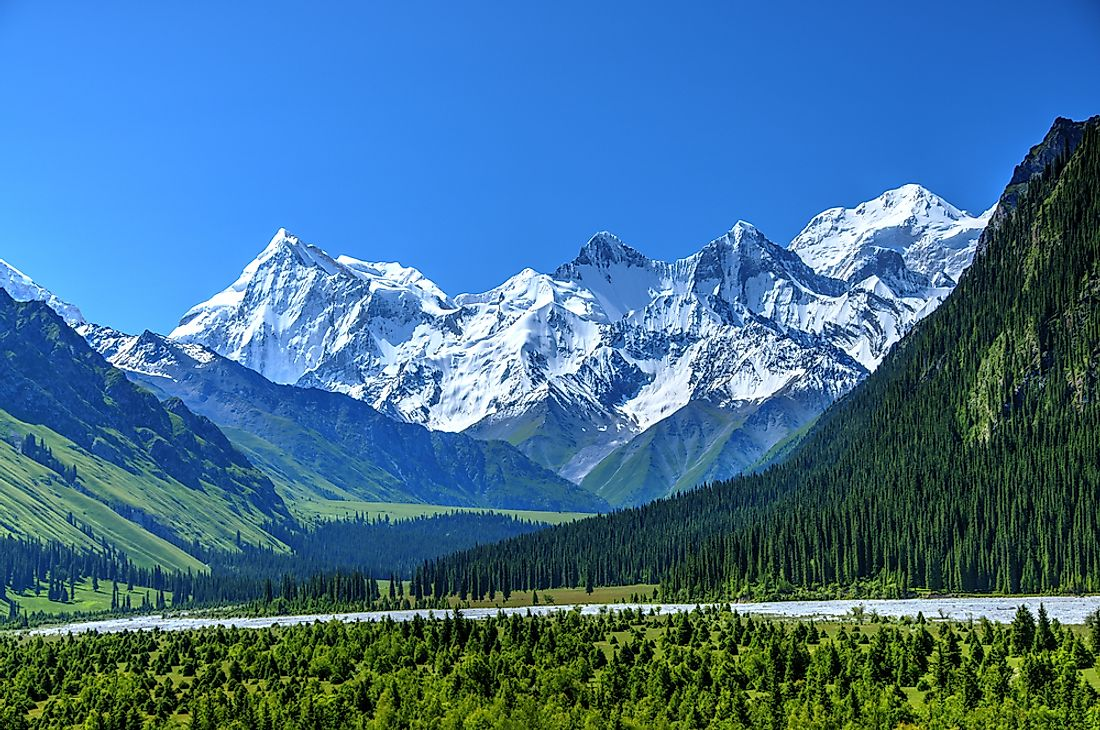
#> input picture CV_Images/Mountain Asia.jpeg, 1100 x 730 px, given in place of the camera
$ python Motion_Detection.py
#> lines starting #> are read from the running program, lines starting #| are printed output that depends on the picture
import cv2
import time
from emailing import send_email
import glob
import os
from threading import Thread
from datetime import datetime

video = cv2.VideoCapture(0)
time.sleep(1)

first_frame = None
status_list = []
count = 1

#Sensitivity Threshold for motion Detection
SENSITIVITY_THRESHOLD = 500

def clean_folder():
    print("Clean_function has started")
    images = glob.glob("images/*.png")
    for image in images:
        os.remove(image)
    print("clean_function ended")


# Load the pre-trained face detection model
face_cascade = cv2.CascadeClassifier(cv2.data.haarcascades + 'haarcascade_frontalface_default.xml')
while True:
    status = 0
    check, frame = video.read()
#> frame is the input picture: shape (730, 1100, 3); mean B, G, R 147.6, 113.1, 65.7

    #Flip the Frame Horizontally
    frame = cv2.flip(frame, 1)
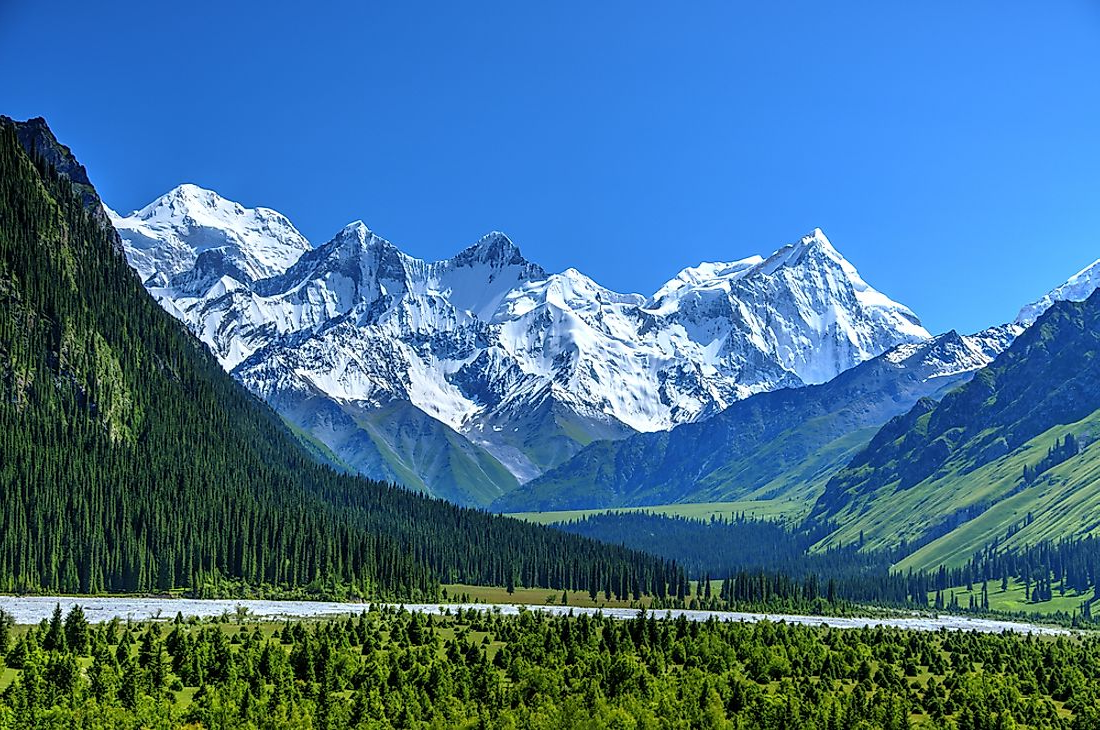
#> frame: shape (730, 1100, 3); mean B, G, R 147.6, 113.1, 65.7

    gray_frame = cv2.cvtColor(frame, cv2.COLOR_BGR2GRAY)
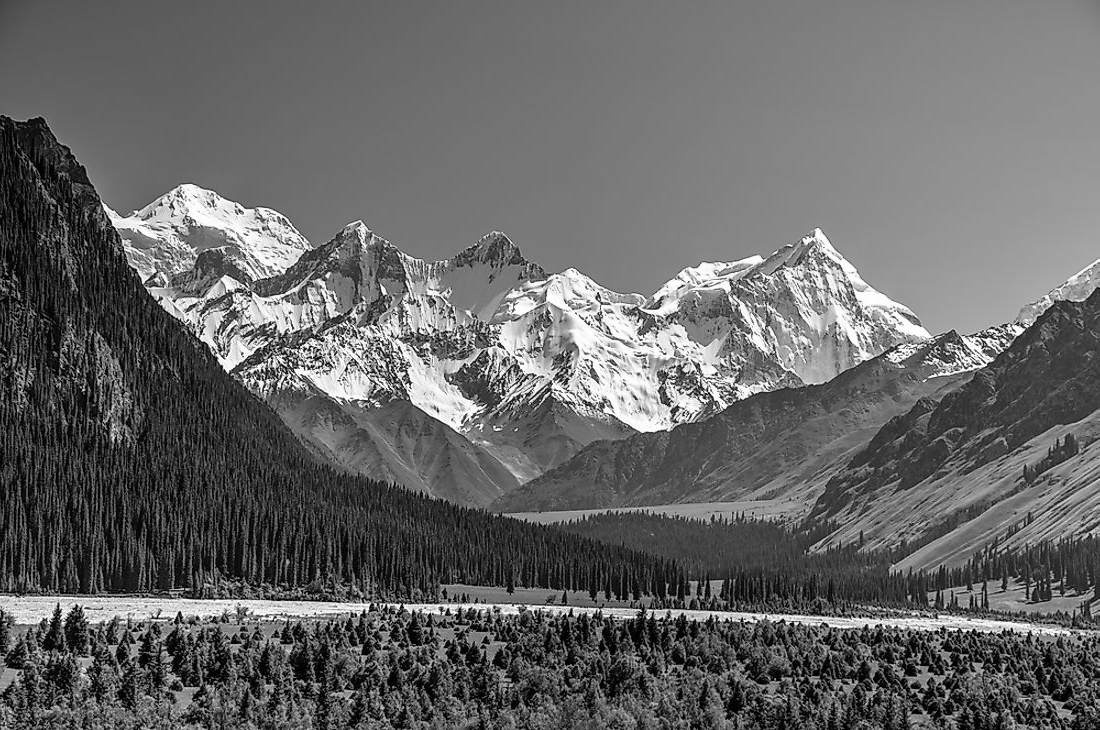
#> gray_frame: shape (730, 1100); min 0, max 255, mean 102.8
    gray_frame_gau = cv2.GaussianBlur(gray_frame,(21, 21), 0)
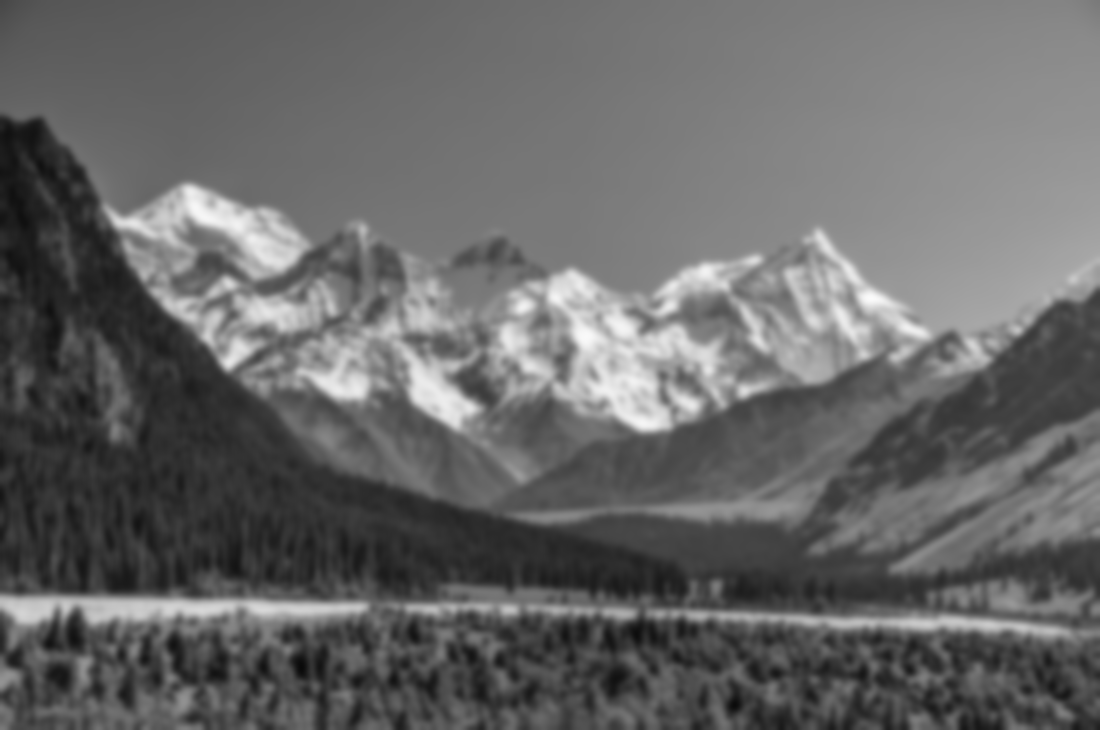
#> gray_frame_gau: shape (730, 1100); min 9, max 251, mean 102.8

    if first_frame is None:
        first_frame = gray_frame_gau
        continue

    delta_frame = cv2.absdiff(first_frame, gray_frame_gau)
    thresh_frame = cv2.threshold(delta_frame, 75, 255, cv2.THRESH_BINARY)[1]
    dil_frame = cv2.dilate(thresh_frame, None, iterations=2)
    cv2.imshow("My camera", dil_frame)


    contours, check = cv2.findContours(dil_frame, cv2.RETR_EXTERNAL, cv2.CHAIN_APPROX_SIMPLE)


    # [8 lines of commented-out code are left out]

    for contour in contours:
        if cv2.contourArea(contour) < 5000:
            continue
        x, w, y, h = cv2.boundingRect(contour)
        rectangle = cv2.rectangle(frame, (x, y), (x + w, y + h), (255, 0, 0), 3)

#Face Detection on Rectangle
        # faces = face_cascade.detectMultiScale(gray_frame_gau,  scaleFactor=1.1, minNeighbors=5)
        # for (fx, fy, fw, fh) in faces:
        #     cv2.rectangle(frame, (fx, fy), (fx + fw, fy +fh), (0, 255, 0), 2)
#Face Detection on circle
        faces = face_cascade.detectMultiScale(gray_frame_gau, scaleFactor=1.1, minNeighbors=5)
        for (fx, fy, fw, fh) in faces:
            center_x = fx + fw // 2
            center_y = fy + fh // 2
            radius = max(fw, fh) // 2
            cv2.circle(frame, (center_x, center_y), radius, (0, 255, 0), 2)

        status = 1
        #Adding Time Stamp
        timestamp = datetime.now().strftime("Cam1: Date:%d/%m/%Y:Time:%H:%M:%S")
        cv2.putText(frame, timestamp, (10, 20), cv2.FONT_HERSHEY_DUPLEX, 0.5, (0, 0, 0), 1)
        cv2.imwrite(f"images/{count}.png", frame)
        count = count + 1
        all_images = glob.glob("*images/*.png")
        index = int(len(all_images)/2)
        image_with_object = all_images[index]


    status_list.append(status)
    status_list = status_list[-2:]

    if status_list[0] == 1 and status_list[1] == 0:
        email_thread = Thread(target=send_email, args=(image_with_object,))
        email_thread.daemon = True
        clean_thread = Thread(target=clean_folder)
        clean_thread.daemon = True

        email_thread.start()
        clean_thread.start()

    print(status_list)

    cv2.imshow("Detection Screen", frame)

    key = cv2.waitKey(1)

    if key == ord("q"):
        break

video.release()

$ run again, on CV_Images/Mountain with water.jpeg
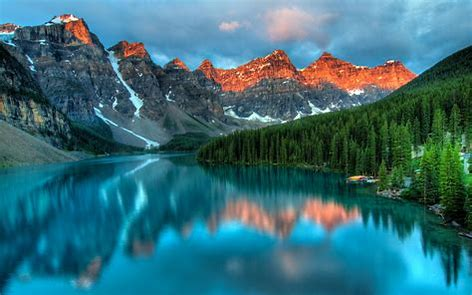
#> input picture CV_Images/Mountain with water.jpeg, 472 x 295 px, given in place of the camera
#> frame is the input picture: shape (295, 472, 3); mean B, G, R 118.9, 108.8, 55
#> `frame = cv2.flip(frame, 1)`:
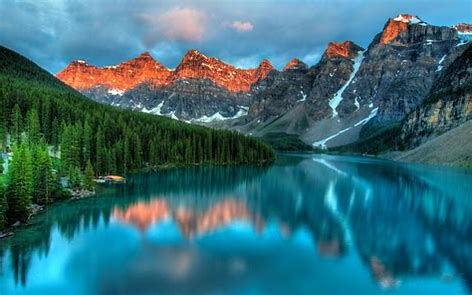
#> frame: shape (295, 472, 3); mean B, G, R 118.9, 108.8, 55
#> `gray_frame_gau = cv2.GaussianBlur(gray_frame,(21, 21), 0)`:
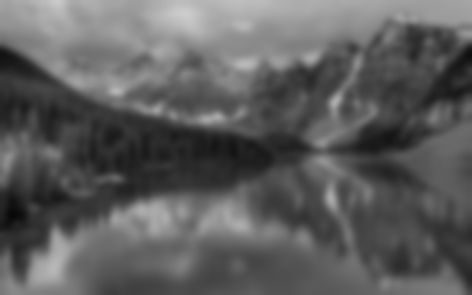
#> gray_frame_gau: shape (295, 472); min 8, max 204, mean 93.8

$ run again, on CV_Images/Kingsley_Chika_CHUKWU.png
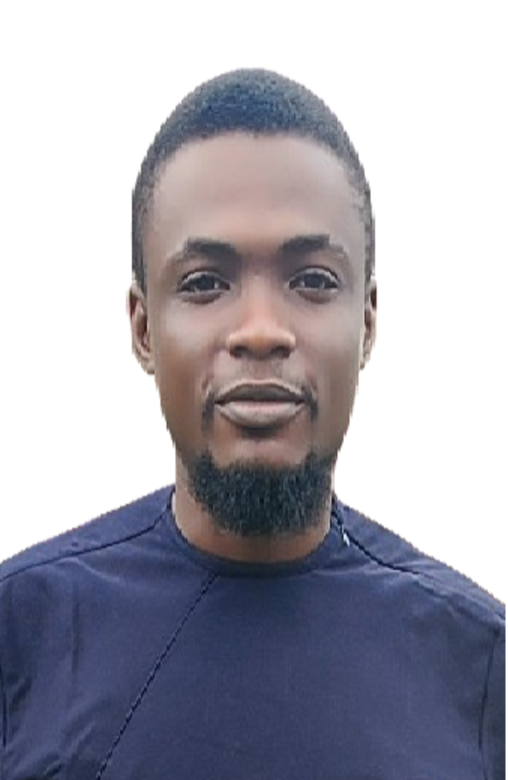
#> input picture CV_Images/Kingsley_Chika_CHUKWU.png, 1016 x 1560 px, given in place of the camera (shown at 1/2 size)
#> frame is the input picture: shape (1560, 1016, 3); mean B, G, R 176.2, 166, 167
#> `frame = cv2.flip(frame, 1)`:
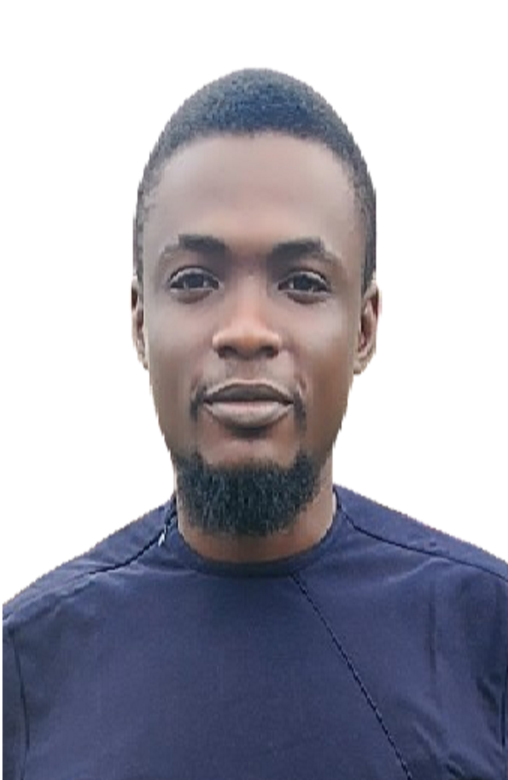
#> frame: shape (1560, 1016, 3) (shown at 1/2 size); mean B, G, R 176.2, 166, 167
#> `gray_frame = cv2.cvtColor(frame, cv2.COLOR_BGR2GRAY)`:
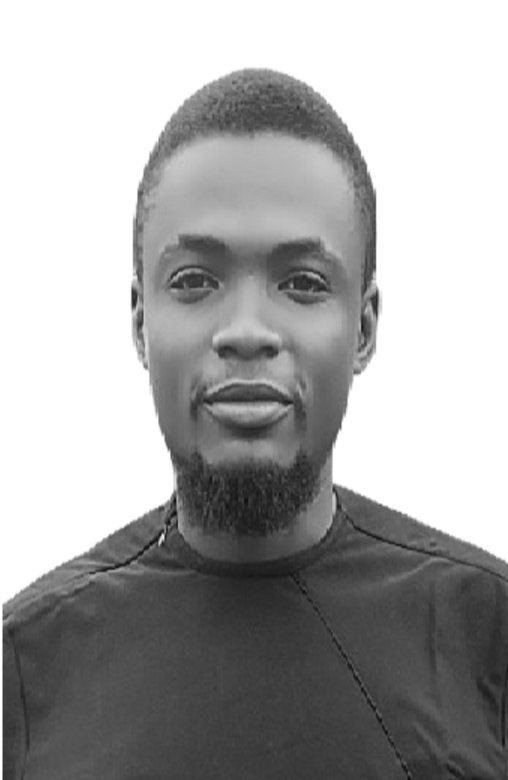
#> gray_frame: shape (1560, 1016) (shown at 1/2 size); min 10, max 255, mean 167.4
